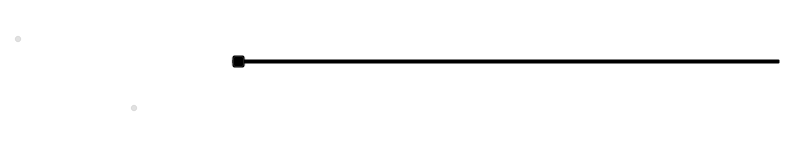
    <widget class="QFrame" name="frameFee">
     <property name="sizePolicy">
      <sizepolicy hsizetype="Expanding" vsizetype="Expanding">
       <horstretch>0</horstretch>
       <verstretch>0</verstretch>
      </sizepolicy>
     </property>
     <property name="maximumSize">
      <size>
       <width>16777215</width>
       <height>16777215</height>
      </size>
     </property>
     <property name="styleSheet">
      <string notr="true">background:transparent; border-radius: 5px; border: 1px solid white;</string>
     </property>
     <property name="frameShape">
      <enum>QFrame::StyledPanel</enum>
     </property>
     <property name="frameShadow">
      <enum>QFrame::Sunken</enum>
     </property>
     <layout class="QVBoxLayout" name="verticalLayoutFee1">
      <property name="spacing">
       <number>0</number>
      </property>
      <property name="margin">
       <number>0</number>
      </property>
      <item>
       <layout class="QVBoxLayout" name="verticalLayoutFee2" stretch="0,0,0">
        <property name="spacing">
         <number>0</number>
        </property>
        <property name="leftMargin">
         <number>10</number>
        </property>
        <property name="topMargin">
         <number>0</number>
        </property>
        <item>
         <layout class="QHBoxLayout" name="horizontalLayoutFee1">
          <property name="bottomMargin">
           <number>0</number>
          </property>
          <item>
           <layout class="QVBoxLayout" name="verticalLayoutFee7">
            <property name="spacing">
             <number>0</number>
            </property>
            <item>
             <spacer name="verticalSpacerSmartFee">
              <property name="orientation">
               <enum>Qt::Vertical</enum>
              </property>
              <property name="sizeType">
               <enum>QSizePolicy::Fixed</enum>
              </property>
              <property name="sizeHint" stdset="0">
               <size>
                <width>1</width>
                <height>4</height>
               </size>
              </property>
             </spacer>
            </item>
            <item>
             <layout class="QHBoxLayout" name="horizontalLayoutSmartFee">
              <property name="spacing">
               <number>10</number>
              </property>
              <item>
               <widget class="QLabel" name="labelFeeHeadline">
                <property name="sizePolicy">
                 <sizepolicy hsizetype="Preferred" vsizetype="Maximum">
                  <horstretch>0</horstretch>
                  <verstretch>0</verstretch>
                 </sizepolicy>
                </property>
                <property name="font">
                 <font>
                  <weight>75</weight>
                  <bold>true</bold>
                 </font>
                </property>
                <property name="styleSheet">
                 <string notr="true">font-weight:bold;
color: rgb(255, 255, 255); border: none;</string>
                </property>
                <property name="text">
                 <string>Transaction Fee:</string>
                </property>
               </widget>
              </item>
              <item>
               <widget class="QLabel" name="labelFeeMinimized">
                <property name="text">
                 <string/>
                </property>
               </widget>
              </item>
              <item>
               <widget class="QPushButton" name="buttonChooseFee">
                <property name="styleSheet">
                 <string notr="true">color: rgb(255, 255, 255);</string>
                </property>
                <property name="text">
                 <string>Choose...</string>
                </property>
               </widget>
              </item>
              <item>
               <widget class="QPushButton" name="buttonMinimizeFee">
                <property name="toolTip">
                 <string>collapse fee-settings</string>
                </property>
                <property name="styleSheet">
                 <string notr="true">color: rgb(255, 255, 255);</string>
                </property>
                <property name="text">
                 <string>Minimize</string>
                </property>
               </widget>
              </item>
             </layout>
            </item>
            <item>
             <spacer name="verticalSpacer_5">
              <property name="orientation">
               <enum>Qt::Vertical</enum>
              </property>
              <property name="sizeHint" stdset="0">
               <size>
                <width>1</width>
                <height>1</height>
               </size>
              </property>
             </spacer>
            </item>
           </layout>
          </item>
          <item>
           <spacer name="horizontalSpacer_4">
            <property name="orientation">
             <enum>Qt::Horizontal</enum>
            </property>
            <property name="sizeHint" stdset="0">
             <size>
              <width>40</width>
              <height>20</height>
             </size>
            </property>
           </spacer>
          </item>
         </layout>
        </item>
        <item>
         <widget class="QFrame" name="frameFeeSelection">
          <property name="styleSheet">
           <string notr="true">border: none;</string>
          </property>
          <layout class="QVBoxLayout" name="verticalLayoutFee12">
           <property name="spacing">
            <number>0</number>
           </property>
           <property name="margin">
            <number>0</number>
           </property>
           <item>
            <layout class="QGridLayout" name="gridLayoutFee">
             <property name="topMargin">
              <number>10</number>
             </property>
             <property name="bottomMargin">
              <number>4</number>
             </property>
             <property name="horizontalSpacing">
              <number>10</number>
             </property>
             <property name="verticalSpacing">
              <number>4</number>
             </property>
             <item row="1" column="1">
              <layout class="QVBoxLayout" name="verticalLayoutFee8">
               <property name="spacing">
                <number>6</number>
               </property>
               <item>
                <layout class="QHBoxLayout" name="horizontalLayoutFee13">
                 <item>
                  <widget class="QRadioButton" name="radioCustomPerKilobyte">
                   <property name="toolTip">
                    <string>If the custom fee is set to 1000 satoshis and the transaction is only 250 bytes, then &quot;per kilobyte&quot; only pays 250 satoshis in fee, while &quot;total at least&quot; pays 1000 satoshis. For transactions bigger than a kilobyte both pay by kilobyte.</string>
                   </property>
                   <property name="styleSheet">
                    <string notr="true">color: rgb(255, 255, 255);</string>
                   </property>
                   <property name="text">
                    <string>per kilobyte</string>
                   </property>
                   <property name="checked">
                    <bool>true</bool>
                   </property>
                   <attribute name="buttonGroup">
                    <string notr="true">groupCustomFee</string>
                   </attribute>
                  </widget>
                 </item>
                 <item>
                  <widget class="QRadioButton" name="radioCustomAtLeast">
                   <property name="toolTip">
                    <string>If the custom fee is set to 1000 satoshis and the transaction is only 250 bytes, then &quot;per kilobyte&quot; only pays 250 satoshis in fee, while &quot;total at least&quot; pays 1000 satoshis. For transactions bigger than a kilobyte both pay by kilobyte.</string>
                   </property>
                   <property name="styleSheet">
                    <string notr="true">color: rgb(255, 255, 255);</string>
                   </property>
                   <property name="text">
                    <string>total at least</string>
                   </property>
                   <attribute name="buttonGroup">
                    <string notr="true">groupCustomFee</string>
                   </attribute>
                  </widget>
                 </item>
                 <item>
                  <widget class="BitcreditAmountField" name="customFee">
                   <property name="styleSheet">
                    <string notr="true">color: white; border-radius: 5px; border: 1px solid white;</string>
                   </property>
                  </widget>
                 </item>
                 <item>
                  <spacer name="horizontalSpacer_6">
                   <property name="orientation">
                    <enum>Qt::Horizontal</enum>
                   </property>
                   <property name="sizeHint" stdset="0">
                    <size>
                     <width>1</width>
                     <height>1</height>
                    </size>
                   </property>
                  </spacer>
                 </item>
                </layout>
               </item>
               <item>
                <layout class="QHBoxLayout" name="horizontalLayoutFee8">
                 <item>
                  <widget class="QCheckBox" name="checkBoxMinimumFee">
                   <property name="toolTip">
                    <string>Paying only the minimum fee is just fine as long as there is less transaction volume than space in the blocks. But be aware that this can end up in a never confirming transaction once there is more demand for bitcredit transactions than the network can process.</string>
                   </property>
                   <property name="styleSheet">
                    <string notr="true">border: none;</string>
                   </property>
                   <property name="text">
                    <string/>
                   </property>
                  </widget>
                 </item>
                 <item>
                  <widget class="QLabel" name="labelMinFeeWarning">
                   <property name="enabled">
                    <bool>true</bool>
                   </property>
                   <property name="toolTip">
                    <string>Paying only the minimum fee is just fine as long as there is less transaction volume than space in the blocks. But be aware that this can end up in a never confirming transaction once there is more demand for bitcredit transactions than the network can process.</string>
                   </property>
                   <property name="styleSheet">
                    <string notr="true">color: rgb(255, 255, 255);border: none;</string>
                   </property>
                   <property name="text">
                    <string>(read the tooltip)</string>
                   </property>
                   <property name="margin">
                    <number>5</number>
                   </property>
                  </widget>
                 </item>
                 <item>
                  <spacer name="horizontalSpacer_2">
                   <property name="orientation">
                    <enum>Qt::Horizontal</enum>
                   </property>
                   <property name="sizeHint" stdset="0">
                    <size>
                     <width>1</width>
                     <height>1</height>
                    </size>
                   </property>
                  </spacer>
                 </item>
                </layout>
               </item>
              </layout>
             </item>
             <item row="0" column="0">
              <layout class="QVBoxLayout" name="verticalLayoutFee4" stretch="0,1">
               <item>
                <widget class="QRadioButton" name="radioSmartFee">
                 <property name="styleSheet">
                  <string notr="true">color: rgb(255, 255, 255);border: none;</string>
                 </property>
                 <property name="text">
                  <string>Recommended:</string>
                 </property>
                 <property name="checked">
                  <bool>true</bool>
                 </property>
                 <attribute name="buttonGroup">
                  <string notr="true">groupFee</string>
                 </attribute>
                </widget>
               </item>
               <item>
                <spacer name="verticalSpacer_2">
                 <property name="orientation">
                  <enum>Qt::Vertical</enum>
                 </property>
                 <property name="sizeHint" stdset="0">
                  <size>
                   <width>1</width>
                   <height>1</height>
                  </size>
                 </property>
                </spacer>
               </item>
              </layout>
             </item>
             <item row="1" column="0">
              <layout class="QVBoxLayout" name="verticalLayoutFee9" stretch="0,1">
               <item>
                <widget class="QRadioButton" name="radioCustomFee">
                 <property name="styleSheet">
                  <string notr="true">color: rgb(255, 255, 255);border: none;</string>
                 </property>
                 <property name="text">
                  <string>Custom:</string>
                 </property>
                 <attribute name="buttonGroup">
                  <string notr="true">groupFee</string>
                 </attribute>
                </widget>
               </item>
               <item>
                <spacer name="verticalSpacer_6">
                 <property name="orientation">
                  <enum>Qt::Vertical</enum>
                 </property>
                 <property name="sizeHint" stdset="0">
                  <size>
                   <width>1</width>
                   <height>1</height>
                  </size>
                 </property>
                </spacer>
               </item>
              </layout>
             </item>
             <item row="0" column="1">
              <layout class="QVBoxLayout" name="verticalLayoutFee3" stretch="0,0,1">
               <property name="spacing">
                <number>6</number>
               </property>
               <property name="topMargin">
                <number>2</number>
               </property>
               <item>
                <layout class="QHBoxLayout" name="horizontalLayoutFee12">
                 <item>
                  <widget class="QLabel" name="labelSmartFee">
                   <property name="styleSheet">
                    <string notr="true">border: none;</string>
                   </property>
                   <property name="text">
                    <string/>
                   </property>
                   <property name="margin">
                    <number>2</number>
                   </property>
                  </widget>
                 </item>
                 <item>
                  <widget class="QLabel" name="labelFeeEstimation">
                   <property name="styleSheet">
                    <string notr="true">border: none;</string>
                   </property>
                   <property name="text">
                    <string/>
                   </property>
                  </widget>
                 </item>
                 <item>
                  <widget class="QLabel" name="labelSmartFee2">
                   <property name="styleSheet">
                    <string notr="true">color: rgb(255, 255, 255);border: none;</string>
                   </property>
                   <property name="text">
                    <string>(Smart fee not initialized yet. This usually takes a few blocks...)</string>
                   </property>
                   <property name="margin">
                    <number>2</number>
                   </property>
                  </widget>
                 </item>
                 <item>
                  <spacer name="horizontalSpacer_5">
                   <property name="orientation">
                    <enum>Qt::Horizontal</enum>
                   </property>
                   <property name="sizeHint" stdset="0">
                    <size>
                     <width>1</width>
                     <height>1</height>
                    </size>
                   </property>
                  </spacer>
                 </item>
                </layout>
               </item>
               <item>
                <layout class="QHBoxLayout" name="horizontalLayoutFee9">
                 <item>
                  <layout class="QVBoxLayout" name="verticalLayoutFee6">
                   <item>
                    <widget class="QLabel" name="labelSmartFee3">
                     <property name="styleSheet">
                      <string notr="true">color: rgb(255, 255, 255);border: none;</string>
                     </property>
                     <property name="text">
                      <string>Confirmation time:</string>
                     </property>
                     <property name="margin">
                      <number>2</number>
                     </property>
                    </widget>
                   </item>
                   <item>
                    <spacer name="verticalSpacer_3">
                     <property name="orientation">
                      <enum>Qt::Vertical</enum>
                     </property>
                     <property name="sizeHint" stdset="0">
                      <size>
                       <width>1</width>
                       <height>1</height>
                      </size>
                     </property>
                    </spacer>
                   </item>
                  </layout>
                 </item>
                 <item>
                  <layout class="QVBoxLayout" name="verticalLayoutFee5">
                   <property name="rightMargin">
                    <number>30</number>
                   </property>
                   <item>
                    <widget class="QSlider" name="sliderSmartFee">
                     <property name="minimum">
                      <number>0</number>
                     </property>
                     <property name="maximum">
                      <number>24</number>
                     </property>
                     <property name="pageStep">
                      <number>1</number>
                     </property>
                     <property name="value">
                      <number>0</number>
                     </property>
                     <property name="orientation">
                      <enum>Qt::Horizontal</enum>
                     </property>
                     <property name="invertedAppearance">
                      <bool>false</bool>
                     </property>
                     <property name="invertedControls">
                      <bool>false</bool>
                     </property>
                     <property name="tickPosition">
                      <enum>QSlider::NoTicks</enum>
                     </property>
                    </widget>
                   </item>
                   <item>
                    <layout class="QHBoxLayout" name="horizontalLayoutFee10">
                     <item>
                      <widget class="QLabel" name="labelSmartFeeNormal">
                       <property name="styleSheet">
                        <string notr="true">color: rgb(255, 255, 255);border: none;</string>
                       </property>
                       <property name="text">
                        <string>normal</string>
                       </property>
                      </widget>
                     </item>
                     <item>
                      <spacer name="horizontalSpacer_3">
                       <property name="orientation">
                        <enum>Qt::Horizontal</enum>
                       </property>
                       <property name="sizeHint" stdset="0">
                        <size>
                         <width>40</width>
                         <height>20</height>
                        </size>
                       </property>
                      </spacer>
                     </item>
                     <item>
                      <widget class="QLabel" name="labelSmartFeeFast">
                       <property name="styleSheet">
                        <string notr="true">color: rgb(255, 255, 255);border: none;</string>
                       </property>
                       <property name="text">
                        <string>fast</string>
                       </property>
                      </widget>
                     </item>
                    </layout>
                   </item>
                  </layout>
                 </item>
                </layout>
               </item>
               <item>
                <spacer name="verticalSpacer_4">
                 <property name="orientation">
                  <enum>Qt::Vertical</enum>
                 </property>
                 <property name="sizeHint" stdset="0">
                  <size>
                   <width>1</width>
                   <height>1</height>
                  </size>
                 </property>
                </spacer>
               </item>
              </layout>
             </item>
            </layout>
           </item>
           <item>
            <layout class="QHBoxLayout" name="horizontalLayoutFee5" stretch="0,0,0">
             <property name="spacing">
              <number>8</number>
             </property>
             <property name="bottomMargin">
              <number>4</number>
             </property>
             <item>
              <widget class="QCheckBox" name="checkBoxFreeTx">
               <property name="styleSheet">
                <string notr="true">color: rgb(255, 255, 255);border: none;</string>
               </property>
               <property name="text">
                <string>Send as zero-fee transaction if possible</string>
               </property>
              </widget>
             </item>
             <item>
              <widget class="QLabel" name="labelFreeTx">
               <property name="styleSheet">
                <string notr="true">color: rgb(255, 255, 255);border: none;</string>
               </property>
               <property name="text">
                <string>(confirmation may take longer)</string>
               </property>
               <property name="margin">
                <number>5</number>
               </property>
              </widget>
             </item>
             <item>
              <spacer name="horizontalSpacerFee5">
               <property name="orientation">
                <enum>Qt::Horizontal</enum>
               </property>
               <property name="sizeHint" stdset="0">
                <size>
                 <width>1</width>
                 <height>1</height>
                </size>
               </property>
              </spacer>
             </item>
            </layout>
           </item>
           <item>
            <spacer name="verticalSpacerFee2">
             <property name="orientation">
              <enum>Qt::Vertical</enum>
             </property>
             <property name="sizeHint" stdset="0">
              <size>
               <width>1</width>
               <height>1</height>
              </size>
             </property>
            </spacer>
           </item>
          </layout>
         </widget>
        </item>
        <item>
         <spacer name="verticalSpacerFee">
          <property name="orientation">
           <enum>Qt::Vertical</enum>
          </property>
          <property name="sizeHint" stdset="0">
           <size>
            <width>800</width>
            <height>1</height>
           </size>
          </property>
         </spacer>
        </item>
       </layout>
      </item>
     </layout>
    </widget>
